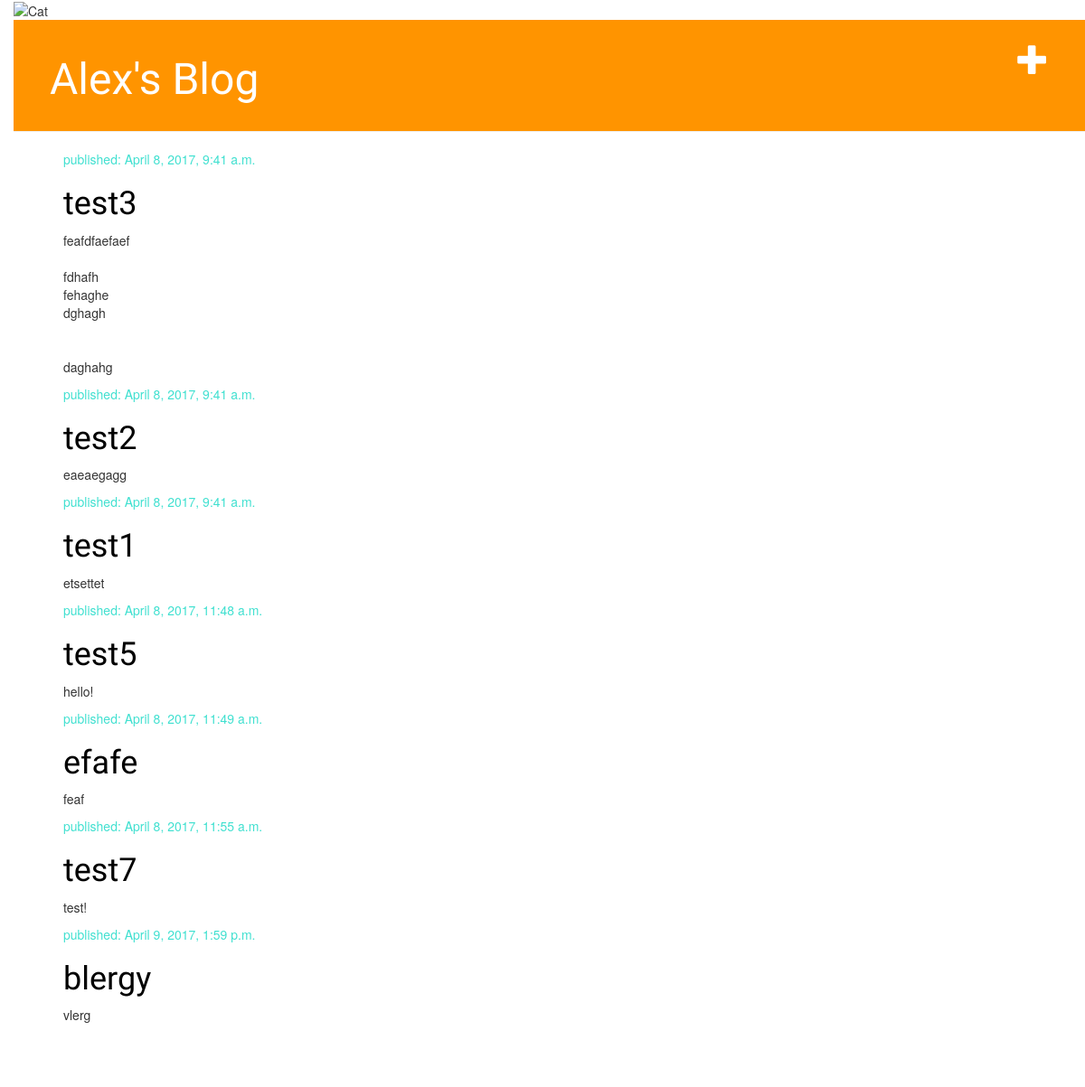
Before: / with the older database file.
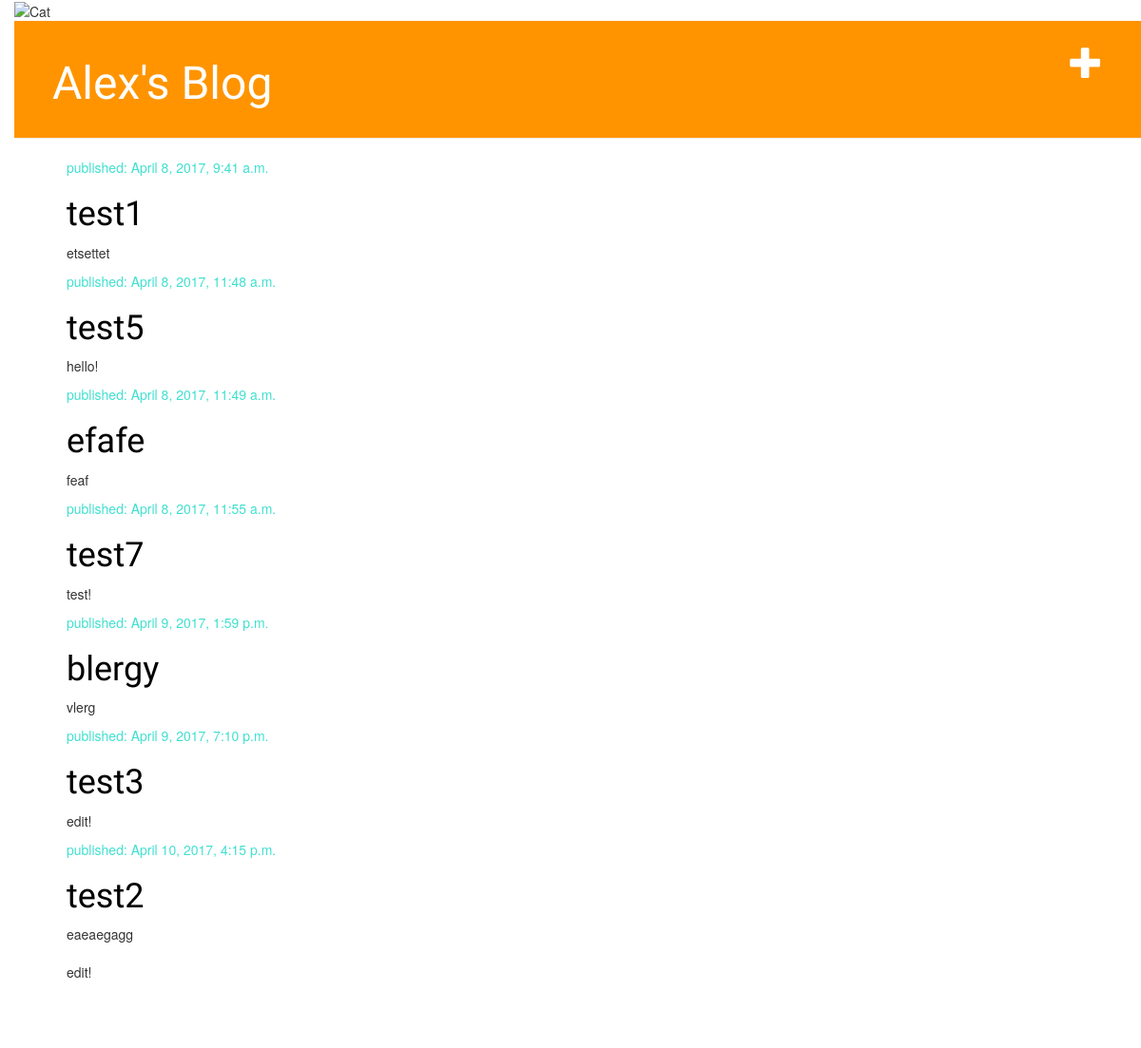
After: the same page with the newer database file.
### blog/models.py (models this page shows, shortened)
class Post(models.Model):
    author = models.ForeignKey('auth.User')
    title = models.CharField(max_length = 200)
    text = models.TextField()
    created_date = models.DateTimeField(
            default = timezone.now)
    published_date = models.DateTimeField(
            blank = True, null = True)

### blog/views.py (the view)
# urls.py: url(r'^$', views.post_list, name = 'post_list'),
def post_list(request):
    posts = Post.objects.filter(published_date__lte = timezone.now()).order_by('published_date') # lte = less than or equal to
    return render(request, 'blog/post_list.html', {'posts': posts}) # request = everything we receive from the user via the internet; url is the template file; {} = things for the template to use

### blog/templates/blog/post_list.html
{% extends 'blog/base.html' %}
{% block content %}
  {% for post in posts %}
  <div class="post">
    <div class="date">
      <p>published: {{ post.published_date }}</p>
    </div>
    <h1><a href="{% url 'post_detail' pk=post.pk %}">{{ post.title }}</a></h1>
    <p>{{ post.text|linebreaksbr }}</p>
  {% endfor %}
{% endblock %}

### blog/templates/blog/base.html (shortened to what this page needs)
{% load staticfiles %}
<!DOCTYPE html>
<html>
  <head>
    <link rel="stylesheet" href="//maxcdn.bootstrapcdn.com/bootstrap/3.2.0/css/bootstrap.min.css">
    <link rel="stylesheet" href="//maxcdn.bootstrapcdn.com/bootstrap/3.2.0/css/bootstrap-theme.min.css">
    <link rel="stylesheet" href="{%static 'css/blog.css' %}">
    <img src="https://i.ytimg.com/vi/prALrHUJ8Ns/hqdefault.jpg" alt="Cat" style="width:304px;height:228px;">
  </head>
  <body>
    <div class="page-header">
      <a href="{% url 'post_new' %}" class="top-menu"><span class="glyphicon glyphicon-plus"></span></a>
      <h1><a href="/">Alex's Blog</a></h1>
    </div>
    <div class="content container">
      <div class="row">
        <div class="col-md-8">
          {% block content %}
          {% endblock %}
        </div>
      </div>
    </div>
  </body>
</html>

### blog/static/css/blog.css (style rules this page uses)
h1 a { color: #FCA205; font-family: 'Lobster'; }
body { padding-left: 15px; }
.page-header { background-color: #ff9400; margin-top: 0; padding: 20px 20px 20px 40px; }
.page-header h1, .page-header h1 a, .page-header h1 a:visited, .page-header h1 a:active { color: #ffffff; font-size: 36pt; text-decoration: none; }
.content { margin-left: 40px; }
h1, h2, h3, h4 { font-family: 'Lobster', cursive; }
.date { color: #40E0D0; }
.top-menu, .top-menu:hover, .top-menu:visited { color: #ffffff; float: right; font-size : 26pt; margin-right: 20px; }
.post { margin-bottom: 70px; }
.post h1 a, .pst h1 a:visited { color: #000000; }

Changed rows visible on the page:
changed Post "test3": published_date "April 8, 2017, 9:41 a.m." → "April 9, 2017, 7:10 p.m."; text "feafdfaefaef fdhafh fehaghe dghagh daghahg" → "edit!"; moves down the list
changed Post "test2": published_date "April 8, 2017, 9:41 a.m." → "April 10, 2017, 4:15 p.m."; text "eaeaegagg" → "eaeaegagg edit!"; moves down the list
